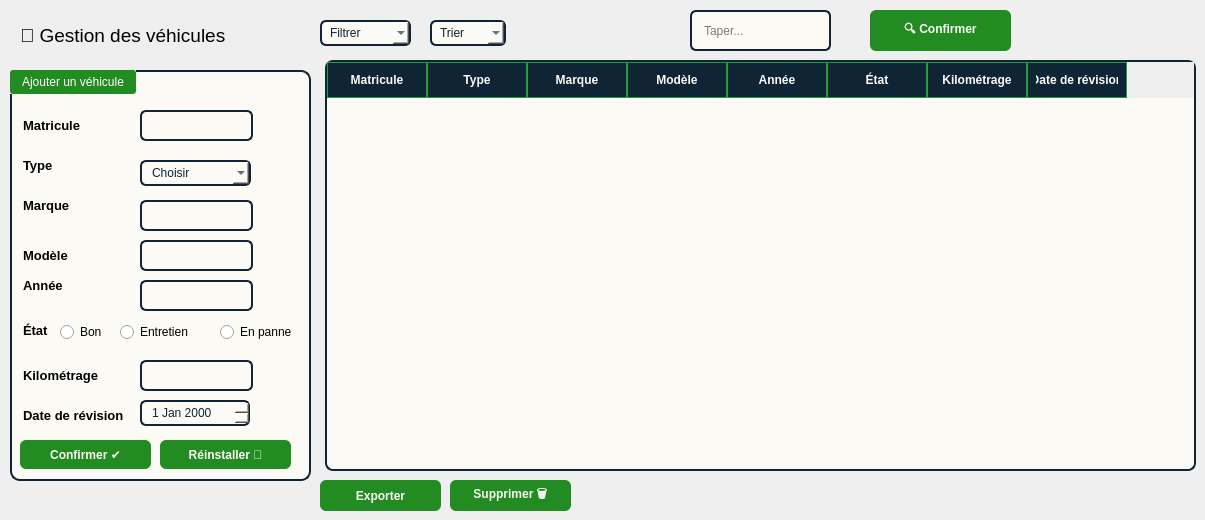
       <widget class="QWidget" name="tab">
        <attribute name="title">
         <string>Ajout</string>
        </attribute>
        <widget class="QGroupBox" name="groupBoxv">
         <property name="geometry">
          <rect>
           <x>10</x>
           <y>70</y>
           <width>301</width>
           <height>411</height>
          </rect>
         </property>
         <property name="styleSheet">
          <string notr="true">QLabel {
    font-weight: bold;

    padding: 6px 0px;
	color: rgb(0, 0, 0);
    font-size: 13px;
}

QLabel#titleLabel {
    font-size: 18px;
    color: #3498db;
    font-weight: bold;
    padding: 10px;
    background-color: rgba(236, 240, 241, 0.1);
    border-radius: 8px;
}
#groupBoxv{
    border: 2px solid #0F2434;
    border-radius: 10px;
    padding: 12px;
    background-color: #FBFAF5;
    box-shadow: 2px 2px 6px rgba(0,0,0,0.25);
}
#groupBoxv::title {
    subcontrol-origin: margin;
    subcontrol-position: top left;
    background-color: #228B22;
    color: white;
    padding: 5px 10px;
    border-radius: 3px;
}</string>
         </property>
         <property name="title">
          <string>Ajouter un véhicule</string>
         </property>
         <widget class="QLabel" name="label_2">
          <property name="geometry">
           <rect>
            <x>10</x>
            <y>40</y>
            <width>71</width>
            <height>31</height>
           </rect>
          </property>
          <property name="styleSheet">
           <string notr="true">color: rgb(0, 0, 0);
</string>
          </property>
          <property name="text">
           <string>Matricule</string>
          </property>
         </widget>
         <widget class="QLabel" name="label_3">
          <property name="geometry">
           <rect>
            <x>10</x>
            <y>80</y>
            <width>61</width>
            <height>31</height>
           </rect>
          </property>
          <property name="styleSheet">
           <string notr="true">color: rgb(0, 0, 0);
</string>
          </property>
          <property name="text">
           <string>Type</string>
          </property>
         </widget>
         <widget class="QLabel" name="label_4">
          <property name="geometry">
           <rect>
            <x>10</x>
            <y>120</y>
            <width>61</width>
            <height>31</height>
           </rect>
          </property>
          <property name="styleSheet">
           <string notr="true">color: rgb(0, 0, 0);</string>
          </property>
          <property name="text">
           <string>Marque</string>
          </property>
         </widget>
         <widget class="QLabel" name="label_5">
          <property name="geometry">
           <rect>
            <x>10</x>
            <y>170</y>
            <width>61</width>
            <height>31</height>
           </rect>
          </property>
          <property name="styleSheet">
           <string notr="true">color: rgb(0, 0, 0);</string>
          </property>
          <property name="text">
           <string>Modèle</string>
          </property>
         </widget>
         <widget class="QLabel" name="label_6">
          <property name="geometry">
           <rect>
            <x>10</x>
            <y>200</y>
            <width>61</width>
            <height>31</height>
           </rect>
          </property>
          <property name="styleSheet">
           <string notr="true">color: rgb(0, 0, 0);</string>
          </property>
          <property name="text">
           <string>Année</string>
          </property>
         </widget>
         <widget class="QLabel" name="label_7">
          <property name="geometry">
           <rect>
            <x>10</x>
            <y>240</y>
            <width>31</width>
            <height>41</height>
           </rect>
          </property>
          <property name="styleSheet">
           <string notr="true">color: rgb(0, 0, 0);</string>
          </property>
          <property name="text">
           <string>État</string>
          </property>
         </widget>
         <widget class="QLabel" name="label_8">
          <property name="geometry">
           <rect>
            <x>10</x>
            <y>290</y>
            <width>91</width>
            <height>31</height>
           </rect>
          </property>
          <property name="styleSheet">
           <string notr="true">color: rgb(0, 0, 0);</string>
          </property>
          <property name="text">
           <string>Kilométrage</string>
          </property>
         </widget>
         <widget class="QLabel" name="label_9">
          <property name="geometry">
           <rect>
            <x>10</x>
            <y>330</y>
            <width>111</width>
            <height>31</height>
           </rect>
          </property>
          <property name="styleSheet">
           <string notr="true">color: rgb(0, 0, 0);</string>
          </property>
          <property name="text">
           <string>Date de révision</string>
          </property>
         </widget>
         <widget class="QLineEdit" name="matricule">
          <property name="geometry">
           <rect>
            <x>130</x>
            <y>40</y>
            <width>113</width>
            <height>31</height>
           </rect>
          </property>
          <property name="styleSheet">
           <string notr="true">#matricule {
    border: 2px solid #0F2434;
    border-radius: 6px;
    padding: 6px 10px;
    background-color: #FBFAF5;
    selection-background-color: #1D9E3A;
    selection-color: #FBFAF5;
}

#matricule:focus {
    border: 2px solid #1D9E3A;
}</string>
          </property>
         </widget>
         <widget class="QComboBox" name="type">
          <property name="geometry">
           <rect>
            <x>130</x>
            <y>90</y>
            <width>111</width>
            <height>26</height>
           </rect>
          </property>
          <property name="styleSheet">
           <string notr="true">#type {
    border: 2px solid #0F2434;
    border-radius: 6px;
    padding: 5px 10px;
    background-color: #FBFAF5;
    color: #0F2434;
}

#type QAbstractItemView {
    background-color: #FBFAF5;
    selection-background-color: #1D9E3A;
    selection-color: #FBFAF5;
}

#type:focus {
    border: 2px solid #1D9E3A;
}
</string>
          </property>
          <item>
           <property name="text">
            <string>Choisir</string>
           </property>
          </item>
          <item>
           <property name="text">
            <string>Voiture</string>
           </property>
          </item>
          <item>
           <property name="text">
            <string>Moto</string>
           </property>
          </item>
          <item>
           <property name="text">
            <string>AutoBus</string>
           </property>
          </item>
          <item>
           <property name="text">
            <string>Camion poids lourd</string>
           </property>
          </item>
         </widget>
         <widget class="QLineEdit" name="marque">
          <property name="geometry">
           <rect>
            <x>130</x>
            <y>130</y>
            <width>113</width>
            <height>31</height>
           </rect>
          </property>
          <property name="styleSheet">
           <string notr="true">#marque {
    border: 2px solid #0F2434;
    border-radius: 6px;
    padding: 6px 10px;
    background-color: #FBFAF5;
    selection-background-color: #1D9E3A;
    selection-color: #FBFAF5;
}

#marque:focus {
    border: 2px solid #1D9E3A;
}</string>
          </property>
         </widget>
         <widget class="QLineEdit" name="modele">
          <property name="geometry">
           <rect>
            <x>130</x>
            <y>170</y>
            <width>113</width>
            <height>31</height>
           </rect>
          </property>
          <property name="styleSheet">
           <string notr="true">#modele {
    border: 2px solid #0F2434;
    border-radius: 6px;
    padding: 6px 10px;
    background-color: #FBFAF5;
    selection-background-color: #1D9E3A;
    selection-color: #FBFAF5;
}

#modele:focus {
    border: 2px solid #1D9E3A;
}</string>
          </property>
         </widget>
         <widget class="QLineEdit" name="annee">
          <property name="geometry">
           <rect>
            <x>130</x>
            <y>210</y>
            <width>113</width>
            <height>31</height>
           </rect>
          </property>
          <property name="styleSheet">
           <string notr="true">#annee {
    border: 2px solid #0F2434;
    border-radius: 6px;
    padding: 6px 10px;
    background-color: #FBFAF5;
    selection-background-color: #1D9E3A;
    selection-color: #FBFAF5;
}

#annee:focus {
    border: 2px solid #1D9E3A;
}</string>
          </property>
         </widget>
         <widget class="QRadioButton" name="bon">
          <property name="geometry">
           <rect>
            <x>50</x>
            <y>250</y>
            <width>51</width>
            <height>24</height>
           </rect>
          </property>
          <property name="styleSheet">
           <string notr="true">color: rgb(0, 0, 0);</string>
          </property>
          <property name="text">
           <string>Bon</string>
          </property>
         </widget>
         <widget class="QRadioButton" name="panne">
          <property name="geometry">
           <rect>
            <x>210</x>
            <y>250</y>
            <width>91</width>
            <height>24</height>
           </rect>
          </property>
          <property name="styleSheet">
           <string notr="true">color: rgb(0, 0, 0);</string>
          </property>
          <property name="text">
           <string>En panne</string>
          </property>
         </widget>
         <widget class="QRadioButton" name="entretien">
          <property name="geometry">
           <rect>
            <x>110</x>
            <y>250</y>
            <width>91</width>
            <height>24</height>
           </rect>
          </property>
          <property name="styleSheet">
           <string notr="true">color: rgb(0, 0, 0);</string>
          </property>
          <property name="text">
           <string>Entretien</string>
          </property>
         </widget>
         <widget class="QLineEdit" name="km">
          <property name="geometry">
           <rect>
            <x>130</x>
            <y>290</y>
            <width>113</width>
            <height>31</height>
           </rect>
          </property>
          <property name="styleSheet">
           <string notr="true">#km {
    border: 2px solid #0F2434;
    border-radius: 6px;
    padding: 6px 10px;
    background-color: #FBFAF5;
    selection-background-color: #1D9E3A;
    selection-color: #FBFAF5;
}

#km:focus {
    border: 2px solid #1D9E3A;
}</string>
          </property>
         </widget>
         <widget class="QDateEdit" name="date_rev">
          <property name="geometry">
           <rect>
            <x>130</x>
            <y>330</y>
            <width>110</width>
            <height>26</height>
           </rect>
          </property>
          <property name="styleSheet">
           <string notr="true">#date_rev {
    border: 2px solid #0F2434;
    border-radius: 6px;
    padding: 4px 8px;
    background-color: #FBFAF5;
    color: #0F2434;
    selection-background-color: #1D9E3A;
    selection-color: #FBFAF5;
}

#date_rev:focus {
    border: 2px solid #1D9E3A;
}

#date_rev QAbstractItemView {
    background-color: #FBFAF5;
    selection-background-color: #1D9E3A;
    selection-color: #FBFAF5;
}
</string>
          </property>
         </widget>
         <widget class="QPushButton" name="conf_v">
          <property name="geometry">
           <rect>
            <x>10</x>
            <y>370</y>
            <width>131</width>
            <height>29</height>
           </rect>
          </property>
          <property name="styleSheet">
           <string notr="true">#conf_v {
    background-color: #228B22;
    color: #FBFAF5;
    border: none;
    border-radius: 6px;
    padding: 8px 18px;
    font-weight: bold;
}

#conf_v:hover {
    background-color: #28a428;
}

#conf_v:pressed {
    background-color: #1c771c;
}</string>
          </property>
          <property name="text">
           <string>Confirmer ✔️</string>
          </property>
         </widget>
         <widget class="QPushButton" name="reins_v">
          <property name="geometry">
           <rect>
            <x>150</x>
            <y>370</y>
            <width>131</width>
            <height>29</height>
           </rect>
          </property>
          <property name="styleSheet">
           <string notr="true">#reins_v {
    background-color: #228B22;
    color: #FBFAF5;
    border: none;
    border-radius: 6px;
    padding: 8px 18px;
    font-weight: bold;
}

#reins_v:hover {
    background-color: #28a428;
}

#reins_v:pressed {
    background-color: #1c771c;
}</string>
          </property>
          <property name="text">
           <string>Réinstaller 🔄</string>
          </property>
         </widget>
        </widget>
        <widget class="QLabel" name="label">
         <property name="geometry">
          <rect>
           <x>20</x>
           <y>20</y>
           <width>261</width>
           <height>31</height>
          </rect>
         </property>
         <property name="font">
          <font>
           <pointsize>14</pointsize>
          </font>
         </property>
         <property name="styleSheet">
          <string notr="true">color: rgb(0, 0, 0);</string>
         </property>
         <property name="text">
          <string>🚗 Gestion des véhicules</string>
         </property>
        </widget>
        <widget class="QPushButton" name="expo_v">
         <property name="geometry">
          <rect>
           <x>320</x>
           <y>480</y>
           <width>121</width>
           <height>31</height>
          </rect>
         </property>
         <property name="styleSheet">
          <string notr="true">#expo_v {
    background-color: #228B22;
    color: #FBFAF5;
    border: none;
    border-radius: 6px;
    padding: 8px 18px;
    font-weight: bold;
}

#expo_v:hover {
    background-color: #28a428;
}

#expo_v:pressed {
    background-color: #1c771c;
}</string>
         </property>
         <property name="text">
          <string>Exporter</string>
         </property>
         <property name="icon">
          <iconset>
           <normaloff>:/pdf/img/pdf.png</normaloff>:/pdf/img/pdf.png</iconset>
         </property>
        </widget>
        <widget class="QComboBox" name="filtrer_v">
         <property name="geometry">
          <rect>
           <x>320</x>
           <y>20</y>
           <width>91</width>
           <height>26</height>
          </rect>
         </property>
         <property name="styleSheet">
          <string notr="true">#filtrer_v {
    border: 2px solid #0F2434;
    border-radius: 6px;
    padding: 4px 8px;
    background-color: #FBFAF5;
    color: #0F2434;
}

#filtrer_v:focus {
    border: 2px solid #1D9E3A;
}

#filtrer_v QAbstractItemView {
    background-color: #FBFAF5;
    selection-background-color: #1D9E3A;
    selection-color: #FBFAF5;
}</string>
         </property>
         <item>
          <property name="text">
           <string>Filtrer</string>
          </property>
         </item>
         <item>
          <property name="text">
           <string>Type</string>
          </property>
         </item>
         <item>
          <property name="text">
           <string>Marque</string>
          </property>
         </item>
         <item>
          <property name="text">
           <string>État</string>
          </property>
         </item>
        </widget>
        <widget class="QComboBox" name="trier_v">
         <property name="geometry">
          <rect>
           <x>430</x>
           <y>20</y>
           <width>76</width>
           <height>26</height>
          </rect>
         </property>
         <property name="styleSheet">
          <string notr="true">#trier_v {
    border: 2px solid #0F2434;
    border-radius: 6px;
    padding: 4px 8px;
    background-color: #FBFAF5;
    color: #0F2434;
}

#trier_v:focus {
    border: 2px solid #1D9E3A;
}

#trier_v QAbstractItemView {
    background-color: #FBFAF5;
    selection-background-color: #1D9E3A;
    selection-color: #FBFAF5;
}</string>
         </property>
         <item>
          <property name="text">
           <string>Trier</string>
          </property>
         </item>
         <item>
          <property name="text">
           <string>Année</string>
          </property>
         </item>
         <item>
          <property name="text">
           <string>Kilométrage</string>
          </property>
         </item>
        </widget>
        <widget class="QLineEdit" name="taper_v">
         <property name="geometry">
          <rect>
           <x>690</x>
           <y>10</y>
           <width>141</width>
           <height>41</height>
          </rect>
         </property>
         <property name="styleSheet">
          <string notr="true">#taper_v {
    border: 2px solid #0F2434;
    border-radius: 6px;
    padding: 6px 10px;
    background-color: #FBFAF5;
    selection-background-color: #1D9E3A;
    selection-color: #FBFAF5;
}

#taper_v:focus {
    border: 2px solid #1D9E3A;
}</string>
         </property>
         <property name="placeholderText">
          <string>Taper...</string>
         </property>
        </widget>
        <widget class="QPushButton" name="conf_rv">
         <property name="geometry">
          <rect>
           <x>870</x>
           <y>10</y>
           <width>141</width>
           <height>41</height>
          </rect>
         </property>
         <property name="styleSheet">
          <string notr="true">#conf_rv {
    background-color: #228B22;
    color: #FBFAF5;
    border: none;
    border-radius: 6px;
    padding: 8px 18px;
    font-weight: bold;
}

#conf_rv:hover {
    background-color: #28a428;
}

#conf_rv:pressed {
    background-color: #1c771c;
}</string>
         </property>
         <property name="text">
          <string>🔍 Confirmer</string>
         </property>
        </widget>
        <widget class="QPushButton" name="supp_v">
         <property name="geometry">
          <rect>
           <x>450</x>
           <y>480</y>
           <width>121</width>
           <height>31</height>
          </rect>
         </property>
         <property name="styleSheet">
          <string notr="true">#supp_v {
    background-color: #228B22;
    color: #FBFAF5;
    border: none;
    border-radius: 6px;
    padding: 8px 18px;
    font-weight: bold;
}

#supp_v:hover {
    background-color: #28a428;
}

#supp_v:pressed {
    background-color: #1c771c;
}</string>
         </property>
         <property name="text">
          <string>Supprimer 🗑️</string>
         </property>
        </widget>
        <widget class="QTableWidget" name="table_ajout_v">
         <property name="geometry">
          <rect>
           <x>325</x>
           <y>60</y>
           <width>871</width>
           <height>411</height>
          </rect>
         </property>
         <property name="styleSheet">
          <string notr="true">#table_ajout_v {
    background-color: #FBFAF5;
    border-radius: 8px;
    border: 2px solid #0F2434;
    gridline-color: #0F2434;
    alternate-background-color: #E8E8E8;
}

#table_ajout_v QHeaderView::section {
    background-color: #0F2434;
    color: #FBFAF5;
    padding: 8px;
    border: 1px solid #1D9E3A;
    font-weight: bold;
    font-size: 12px;
}

#table_ajout_v::item {
    border: 1px solid #0F2434;
    padding: 8px;
    color: #0F2434;
}

#table_ajout_v::item {
    color: #0F2434;
    background-color: #FBFAF5;
}

/* Alternate row coloring */
#table_ajout_v::item:alternate {
    background-color: #F0F0F0;
}

#table_ajout_v::item:hover {
    background-color: #E0E0E0;
    color: #0F2434;
}

#table_ajout_v::item:selected {
    background-color: #0F2434;
    color: #FBFAF5;
}

#table_ajout_v QTableView {
    gridline-color: #0F2434;
    border: 2px solid #0F2434;
}

*#table_ajout_v QTableCornerButton::section {
    background-color: #0F2434;
    border: 1px solid #0F2434;
}</string>
         </property>
         <column>
          <property name="text">
           <string>Matricule</string>
          </property>
         </column>
         <column>
          <property name="text">
           <string>Type</string>
          </property>
         </column>
         <column>
          <property name="text">
           <string>Marque</string>
          </property>
         </column>
         <column>
          <property name="text">
           <string>Modèle</string>
          </property>
         </column>
         <column>
          <property name="text">
           <string>Année</string>
          </property>
         </column>
         <column>
          <property name="text">
           <string>État</string>
          </property>
         </column>
         <column>
          <property name="text">
           <string>Kilométrage</string>
          </property>
         </column>
         <column>
          <property name="text">
           <string>Date de révision</string>
          </property>
         </column>
        </widget>
       </widget>
